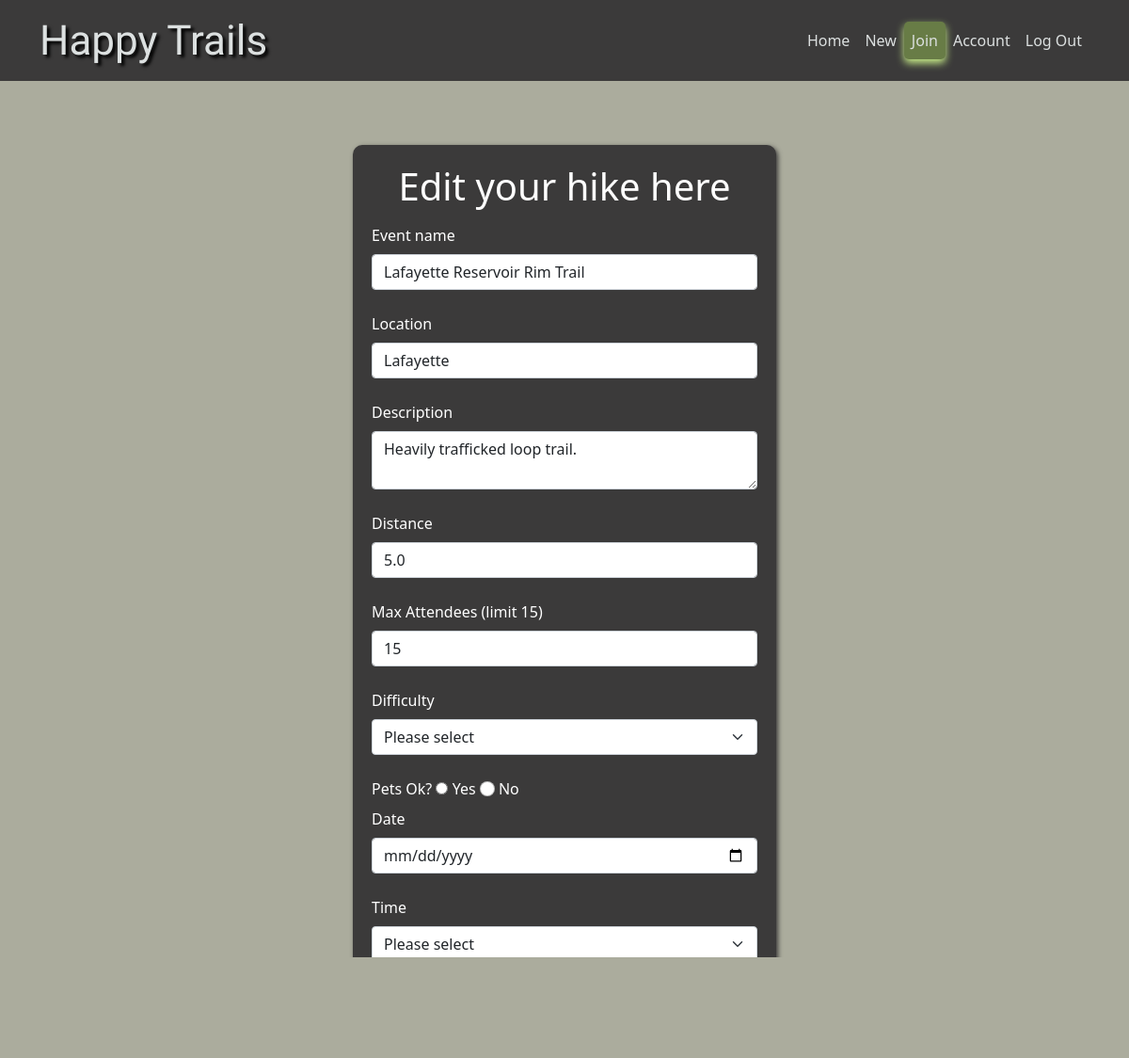
Screenshot of /hikes/edit/3 with the database file from the repository.
### hike_app/models.py (models this page shows)
class Hike(models.Model):
    event_name=models.CharField(max_length=60)
    location=models.CharField(max_length=60)
    description=models.TextField()
    distance=models.FloatField(default=0)
    max_attendees=models.IntegerField()
    difficulty=models.CharField(max_length=60)
    pets=models.CharField(max_length=10)
    date=models.DateField()
    time=models.CharField(max_length=60)
    user = models.ForeignKey("login_app.User", related_name="hikes", on_delete=models.CASCADE)
    attend=models.ManyToManyField("login_app.User", related_name="user_hikes")
    created_at=models.DateTimeField(auto_now_add=True)
    updated_at=models.DateTimeField(auto_now=True)
    objects=HikeManager()

### hike_app/views.py (the view, shortened to what this page needs)
# urls.py: path('edit/<int:hike_id>', views.edit),
def edit(request, hike_id):
    if request.method == "GET":
        context={
            "current_hike" : Hike.objects.get(id=hike_id),
        }
        return render(request, "edit.html", context)

### hike_app/templates/edit.html (shortened to what this page needs)
<!DOCTYPE html>
<html lang="en">
<head>
    {% load static %}
    <link rel="stylesheet" href="{% static 'css/bootstrap.min.css' %}">
    <link rel="stylesheet" href="{% static 'style.css' %}">
</head>
<body>
    <nav id="main_menu" class="navbar navbar-expand-md fixed-top navbar-dark mb-5">
        <div class="container">
            <h1 class="happy">Happy Trails</h1>
            <div id="mainMenu" class="collapse navbar-collapse">
                <ul class="navbar-nav ms-auto">
                    <li><a class="nav-link" href="/hikes">Home</a></li>
                    <li><a class="nav-link" href="/hikes/new">New</a></li>
                    <li><a class="nav-link active" href="/hikes/join">Join</a></li>
                    <li><a class="nav-link" href="/hikes/account">Account</a></li>
                    <li><a class="nav-link" href="/hikes/logout">Log Out</a></li>
                </ul>
            </div>
        </div>
    </nav>
    <div id="add-wrapper">
        <div class="row">
            <div class="d-flex flex-column justify-content-center text-white mt-5">
                <form action="/hikes/edit/{{current_hike.id}}" method="POST" class="form-login mt-5">
                    <h1 class="mb-3 text-white text-center">Edit your hike here {{user.first_name}}</h1>
                    <label for="event_name" class="form-label">Event name</label>
                    <input type="text" name="event_name" class="form-control" value="{{current_hike.event_name}}"><br>
                    <label for="location" class="form-label">Location</label>
                    <input type="text" name="location" class="form-control" value="{{current_hike.location}}"><br>
                    <label for="description" class="form-label">Description</label>
                    <textarea name="description" class="form-control">{{current_hike.description}}</textarea><br>
                    <label for="distance" class="form-label">Distance</label>
                    <input type="number" step="0.1" class="form-control" name="distance" value="{{current_hike.distance}}"><br>
                    <label for="max_attendees" class="form-label">Max Attendees (limit 15)</label>
                    <input type="number" name="max_attendees" class="form-control" value="{{current_hike.max_attendees}}" min=2 max=15><br>
                    <label for="difficulty" class="form-label">Difficulty</label>
                    <select name="difficulty" class="form-select" required>
                        <option value="">Please select</option>
                    </select><br>
                    <label for="pets" class="form-label">Pets Ok?</label>
                    <input type="radio" name="pets" value="yes" required>
                    <label for="yes" class="form-label">Yes</label>
                    <input type="radio" name="pets" value="no" class="form-check-input">
                    <label for="no" class="form-label">No</label><br>
                    <label for="date" class="form-label">Date</label>
                    <input type="date" name="date" class="form-control" value="{{current_hike.date}}"><br>
                    <label for="time" class="form-label">Time</label>
                    <select name="time" class="form-select" required>
                        <option value="">Please select</option>
                    </select><br>
                    <input type="submit" value="submit" class="btn btn-primary">
                </form>
            </div>
        </div>
    </div>
</body>
</html>

### hike_app/static/style.css (style rules this page uses)
* { margin: 0; padding: 0; }
#main_menu { background-color: #3b3a3a; }
#mainMenu .nav-link { color: #dce0e0; border-radius: 5px; transition: 0.1s; }
#mainMenu .nav-link.active { background-color:#687c46 !important; box-shadow: 0px 4px 8px #cbf18a !important; border-radius: 5px !important; }
.happy { font-family: Satisfy; text-shadow: 3px 3px 3px black; vertical-align:middle; padding-top: 8px; color:#dce0e0; zoom: 110%; }
form { box-shadow: 2px 2px 5px #3b3a3a; }
.btn-primary { background-color:#687c46 !important; border-radius: 5px !important; border-color: transparent !important; }
.form-login { background-color: #3b3a3a; border-radius: 10px; max-width: 450px; width: 100%; padding: 20px; margin: 20px auto; }
#add-wrapper { height: 100%; background-color: #abac9d; }

### rows the page displays
Hike: event_name "Lafayette Reservoir Rim Trail", location "Lafayette", description "Heavily trafficked loop trail.", distance "5.0", max_attendees "15"
